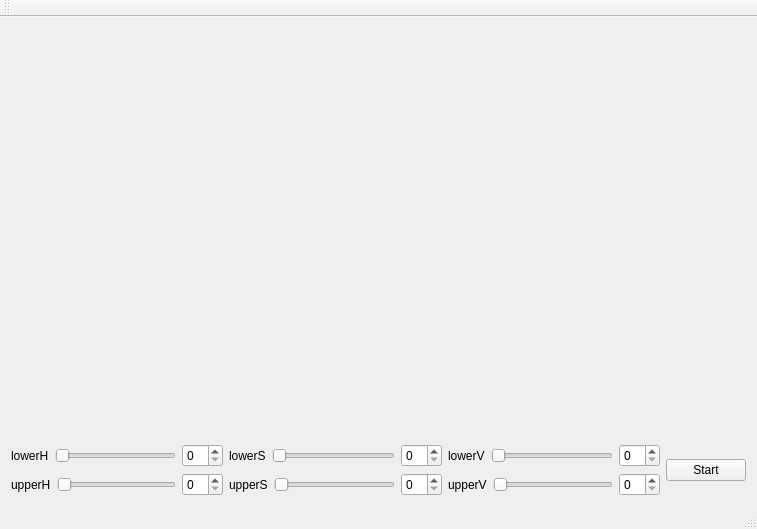
<?xml version="1.0" encoding="UTF-8"?>
<ui version="4.0">
 <class>QtTestClass</class>
 <widget class="QMainWindow" name="QtTestClass">
  <property name="geometry">
   <rect>
    <x>0</x>
    <y>0</y>
    <width>757</width>
    <height>529</height>
   </rect>
  </property>
  <property name="windowTitle">
   <string>QtTest</string>
  </property>
  <widget class="QWidget" name="centralWidget">
   <layout class="QGridLayout" name="gridLayout">
    <item row="0" column="0" colspan="2">
     <layout class="QHBoxLayout" name="horizontalLayout_7">
      <item>
       <widget class="QLabel" name="OriginImg">
        <property name="text">
         <string/>
        </property>
       </widget>
      </item>
      <item>
       <widget class="QLabel" name="ProcessedImg">
        <property name="text">
         <string/>
        </property>
       </widget>
      </item>
     </layout>
    </item>
    <item row="1" column="0">
     <layout class="QHBoxLayout" name="horizontalLayout_8">
      <item>
       <layout class="QVBoxLayout" name="verticalLayout_2">
        <item>
         <layout class="QHBoxLayout" name="horizontalLayout_2">
          <item>
           <widget class="QLabel" name="lowerH">
            <property name="text">
             <string>lowerH</string>
            </property>
           </widget>
          </item>
          <item>
           <widget class="QSlider" name="lowerHSlider">
            <property name="orientation">
             <enum>Qt::Horizontal</enum>
            </property>
           </widget>
          </item>
          <item>
           <widget class="QSpinBox" name="lowerHSpinBox"/>
          </item>
         </layout>
        </item>
        <item>
         <layout class="QHBoxLayout" name="horizontalLayout_3">
          <item>
           <widget class="QLabel" name="upperH">
            <property name="text">
             <string>upperH</string>
            </property>
           </widget>
          </item>
          <item>
           <widget class="QSlider" name="upperHSlider">
            <property name="orientation">
             <enum>Qt::Horizontal</enum>
            </property>
           </widget>
          </item>
          <item>
           <widget class="QSpinBox" name="upperHSpinBox"/>
          </item>
         </layout>
        </item>
       </layout>
      </item>
      <item>
       <layout class="QVBoxLayout" name="verticalLayout">
        <item>
         <layout class="QHBoxLayout" name="horizontalLayout_4">
          <item>
           <widget class="QLabel" name="lowerS">
            <property name="text">
             <string>lowerS</string>
            </property>
           </widget>
          </item>
          <item>
           <widget class="QSlider" name="lowerSSlider">
            <property name="orientation">
             <enum>Qt::Horizontal</enum>
            </property>
           </widget>
          </item>
          <item>
           <widget class="QSpinBox" name="lowerSSpinBox"/>
          </item>
         </layout>
        </item>
        <item>
         <layout class="QHBoxLayout" name="horizontalLayout_5">
          <item>
           <widget class="QLabel" name="upperS">
            <property name="text">
             <string>upperS</string>
            </property>
           </widget>
          </item>
          <item>
           <widget class="QSlider" name="upperSSlider">
            <property name="orientation">
             <enum>Qt::Horizontal</enum>
            </property>
           </widget>
          </item>
          <item>
           <widget class="QSpinBox" name="upperSSpinBox"/>
          </item>
         </layout>
        </item>
       </layout>
      </item>
      <item>
       <layout class="QVBoxLayout" name="verticalLayout_3">
        <item>
         <layout class="QHBoxLayout" name="horizontalLayout_6">
          <item>
           <widget class="QLabel" name="lowerV">
            <property name="text">
             <string>lowerV</string>
            </property>
           </widget>
          </item>
          <item>
           <widget class="QSlider" name="lowerVSlider">
            <property name="orientation">
             <enum>Qt::Horizontal</enum>
            </property>
           </widget>
          </item>
          <item>
           <widget class="QSpinBox" name="lowerVSpinBox"/>
          </item>
         </layout>
        </item>
        <item>
         <layout class="QHBoxLayout" name="horizontalLayout">
          <item>
           <widget class="QLabel" name="upperV">
            <property name="text">
             <string>upperV</string>
            </property>
           </widget>
          </item>
          <item>
           <widget class="QSlider" name="upperVSlider">
            <property name="orientation">
             <enum>Qt::Horizontal</enum>
            </property>
           </widget>
          </item>
          <item>
           <widget class="QSpinBox" name="upperVSpinBox"/>
          </item>
         </layout>
        </item>
       </layout>
      </item>
     </layout>
    </item>
    <item row="1" column="1">
     <widget class="QPushButton" name="Start_PauseButton">
      <property name="text">
       <string>Start</string>
      </property>
     </widget>
    </item>
   </layout>
  </widget>
  <widget class="QMenuBar" name="menuBar">
   <property name="geometry">
    <rect>
     <x>0</x>
     <y>0</y>
     <width>757</width>
     <height>21</height>
    </rect>
   </property>
  </widget>
  <widget class="QToolBar" name="mainToolBar">
   <attribute name="toolBarArea">
    <enum>TopToolBarArea</enum>
   </attribute>
   <attribute name="toolBarBreak">
    <bool>false</bool>
   </attribute>
  </widget>
  <widget class="QStatusBar" name="statusBar"/>
 </widget>
 <layoutdefault spacing="6" margin="11"/>
 <tabstops>
  <tabstop>Start_PauseButton</tabstop>
  <tabstop>upperHSlider</tabstop>
  <tabstop>upperHSpinBox</tabstop>
  <tabstop>lowerSSlider</tabstop>
  <tabstop>lowerSSpinBox</tabstop>
  <tabstop>upperSSlider</tabstop>
  <tabstop>upperSSpinBox</tabstop>
  <tabstop>lowerVSpinBox</tabstop>
  <tabstop>upperVSlider</tabstop>
  <tabstop>upperVSpinBox</tabstop>
 </tabstops>
 <resources>
  <include location="qttest.qrc"/>
 </resources>
 <connections/>
</ui>
